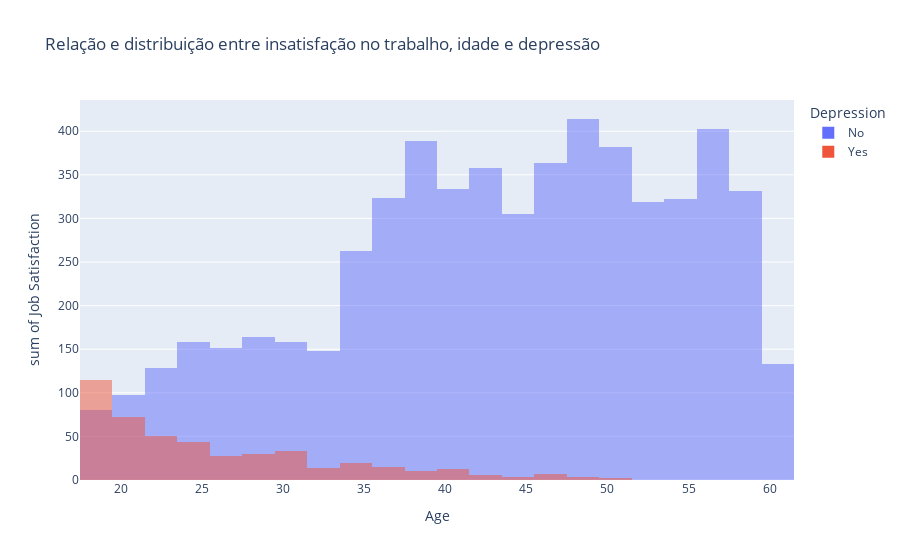

The code cell stored with this chart in its notebook:
### Code cell
px.histogram(df, x="Age", y="Job Satisfaction", color="Depression", barmode="overlay",
             title="Relação e distribuição entre insatisfação no trabalho, idade e depressão")

### Figure 1 — Plotly figure (JSON) as saved in the notebook; plotly's stock layout.template omitted (floating-point values rounded to 4 significant figures; data arrays with more than 128 entries replaced by an {"elided": "..."} marker saying what was removed)
{"data": [{"alignmentgroup": "True", "bingroup": "x", "histfunc": "sum", "hovertemplate": "Depression=No<br>Age=%{x}<br>sum of Job Satisfaction=%{y}<extra></extra>", "legendgroup": "No", "marker": {"color": "#636efa", "opacity": 0.5, "pattern": {"shape": ""}}, "name": "No", "offsetgroup": "No", "orientation": "v", "showlegend": true, "type": "histogram", "x": {"elided": "2101 int values"}, "xaxis": "x", "y": {"elided": "2101 int values"}, "yaxis": "y"}, {"alignmentgroup": "True", "bingroup": "x", "histfunc": "sum", "hovertemplate": "Depression=Yes<br>Age=%{x}<br>sum of Job Satisfaction=%{y}<extra></extra>", "legendgroup": "Yes", "marker": {"color": "#EF553B", "opacity": 0.5, "pattern": {"shape": ""}}, "name": "Yes", "offsetgroup": "Yes", "orientation": "v", "showlegend": true, "type": "histogram", "x": {"elided": "455 int values"}, "xaxis": "x", "y": {"elided": "455 int values"}, "yaxis": "y"}], "layout": {"barmode": "overlay", "legend": {"title": {"text": "Depression"}, "tracegroupgap": 0}, "title": {"text": "Relação e distribuição entre insatisfação no trabalho, idade e depressão"}, "xaxis": {"anchor": "y", "domain": [0, 1], "title": {"text": "Age"}}, "yaxis": {"anchor": "x", "domain": [0, 1], "title": {"text": "sum of Job Satisfaction"}}}}
